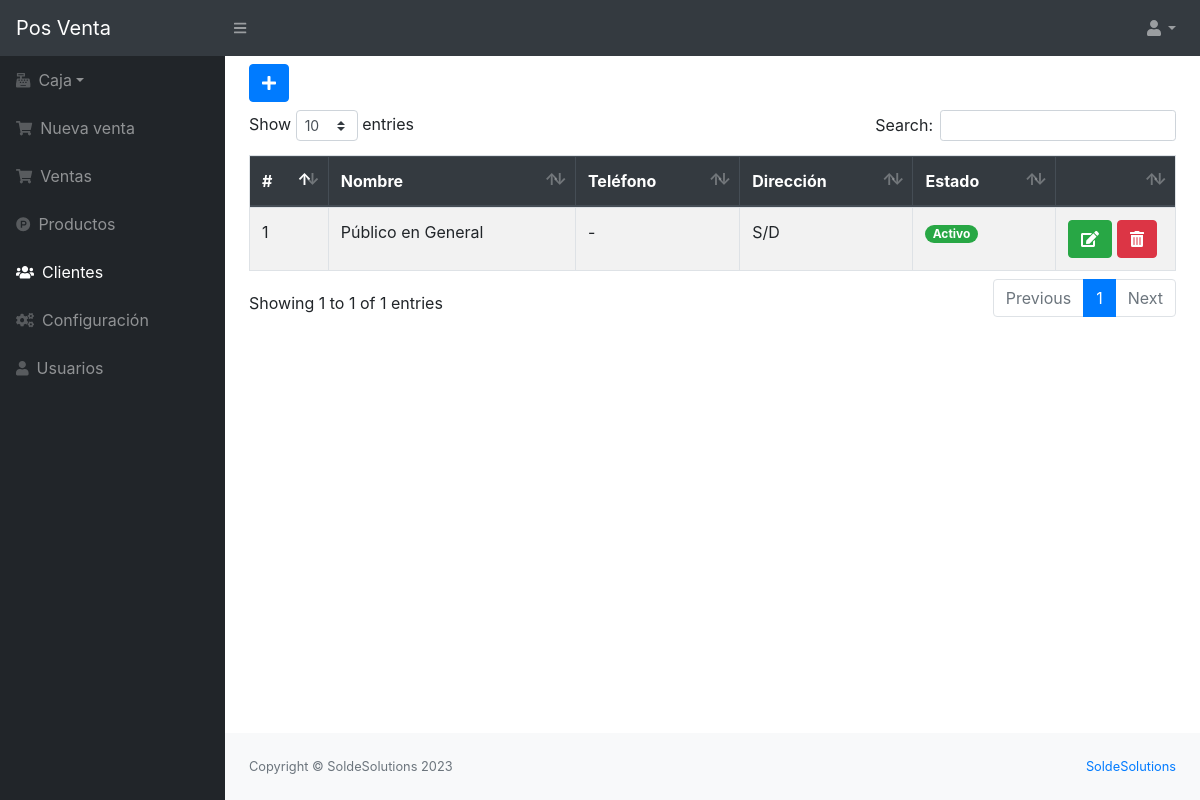
Page /src/clientes.php (signed in) on the earlier database version.
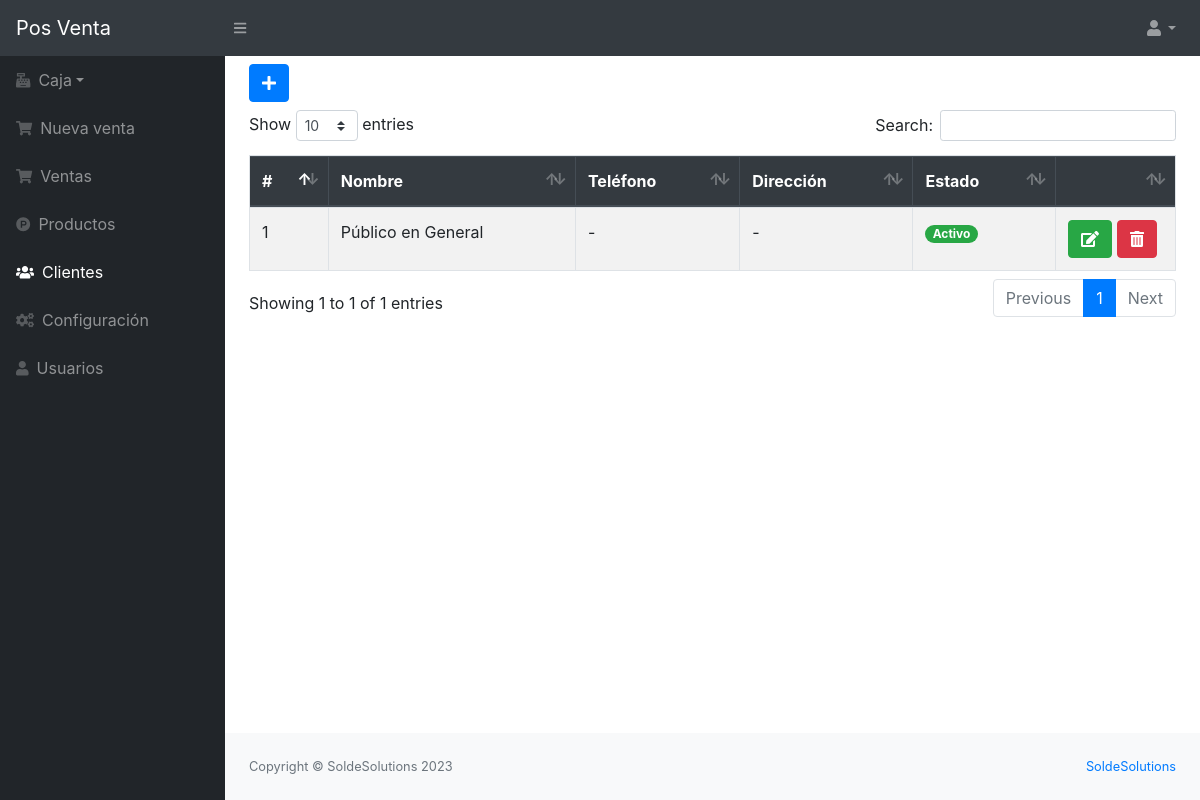
Same page on the later database version.
### tables this page shows
CREATE TABLE `cliente` (
  `idcliente` int(11) NOT NULL,
  `nombre` varchar(100) NOT NULL,
  `telefono` varchar(15) NOT NULL,
  `direccion` varchar(200) NOT NULL,
  `usuario_id` int(11) NOT NULL,
  `estado` int(11) NOT NULL DEFAULT 1
);

### src/clientes.php (the view, shortened to what this page needs)
<?php include_once "includes/header.php";
?>
<button class="btn btn-primary mb-2" type="button" data-toggle="modal" data-target="#nuevo_cliente"><i class="fas fa-plus"></i></button>
<div class="table-responsive">
    <table class="table table-striped table-bordered" id="tbl">
        <thead class="thead-dark">
            <tr>
                <th>#</th>
                <th>Nombre</th>
                <th>Teléfono</th>
                <th>Dirección</th>
                <th>Estado</th>
                <th></th>
            </tr>
        </thead>
        <tbody>
            <?php
            include "../conexion.php";
            $query = mysqli_query($conexion, "SELECT * FROM cliente");
            $result = mysqli_num_rows($query);
            if ($result > 0) {
                while ($data = mysqli_fetch_assoc($query)) {
                    if ($data['estado'] == 1) {
                        $estado = '<span class="badge badge-pill badge-success">Activo</span>';
                    } else {
                        $estado = '<span class="badge badge-pill badge-danger">Inactivo</span>';
                    }
            ?>
                    <tr>
                        <td><?php echo $data['idcliente']; ?></td>
                        <td><?php echo $data['nombre']; ?></td>
                        <td><?php echo $data['telefono']; ?></td>
                        <td><?php echo $data['direccion']; ?></td>
                        <td><?php echo $estado; ?></td>
                        <td>
                            <?php if ($data['estado'] == 1) { ?>
                                <a href="editar_cliente.php?id=<?php echo $data['idcliente']; ?>" class="btn btn-success"><i class='fas fa-edit'></i></a>
                                <form action="eliminar_cliente.php?id=<?php echo $data['idcliente']; ?>" method="post" class="confirmar d-inline">
                                    <button class="btn btn-danger" type="submit"><i class='fas fa-trash-alt'></i> </button>
                                </form>
                            <?php } ?>
                        </td>
                    </tr>
            <?php }
            } ?>
        </tbody>
    </table>
</div>
<?php include_once "includes/footer.php"; ?>

Differences in the rows shown:
changed cliente "Público en General": direccion "S/D" → "-"
